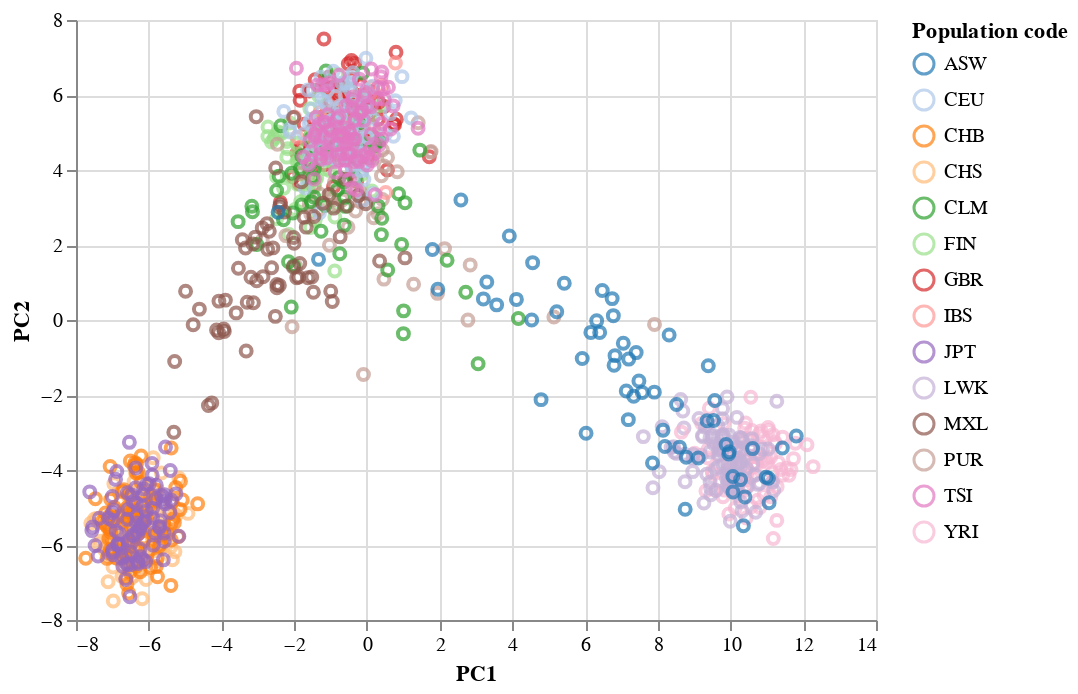

Notebook code cell kept with this figure:
### Code cell
alt.Chart(df_plot).mark_point().encode(
    x='PC1',
    y='PC2',
    color=alt.Color('Population code', scale=alt.Scale(scheme='category20'))
)

### Figure 1 — Vega-Lite specification as saved in the notebook (floating-point values rounded to 4 significant figures; data arrays with more than 128 entries replaced by an {"elided": "..."} marker saying what was removed)
{"config": {"view": {"continuousWidth": 400, "continuousHeight": 300}}, "data": {"name": "data-42dbc8ecaa12381a7bcdb88eab68249f"}, "mark": "point", "encoding": {"color": {"field": "Population code", "scale": {"scheme": "category20"}, "type": "nominal"}, "x": {"field": "PC1", "type": "quantitative"}, "y": {"field": "PC2", "type": "quantitative"}}, "$schema": "https://vega.github.io/schema/vega-lite/v4.17.0.json", "datasets": {"data-42dbc8ecaa12381a7bcdb88eab68249f": {"elided": "1092 records"}}}
